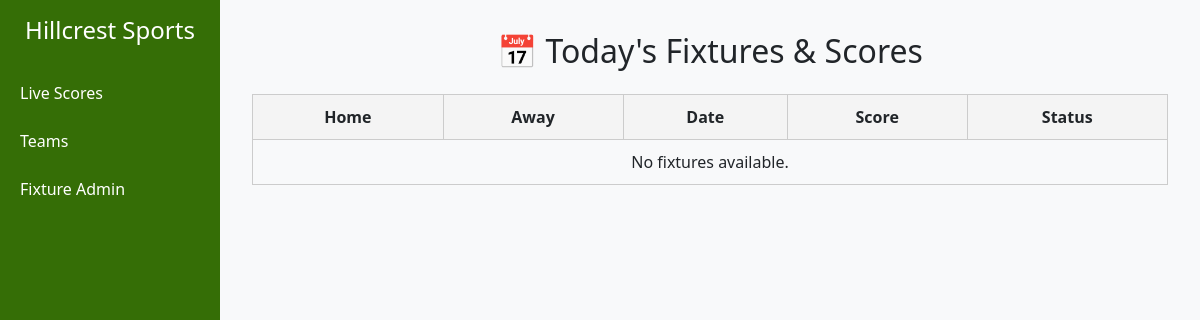
The app's page /, older data.
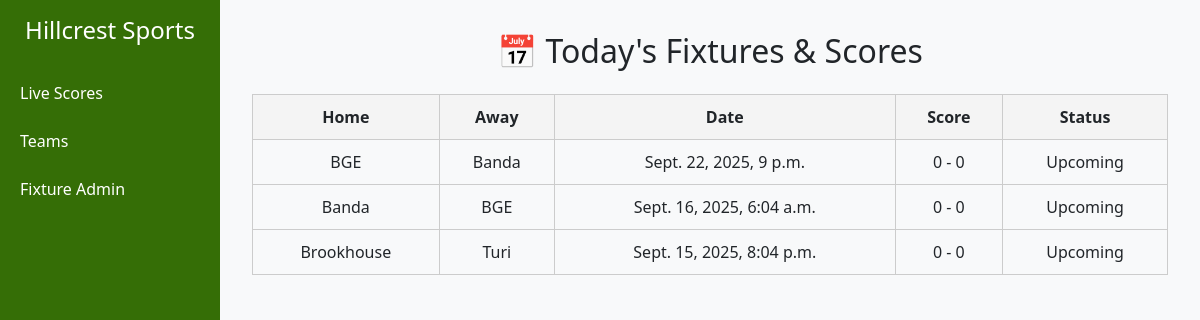
The same page, newer data.
### fixtureadmin/models.py (models this page shows, shortened)
class Fixture(models.Model):
    STATUS_CHOICES = [
        ('upcoming', 'Upcoming'),
        ('live', 'Live'),
        ('finished', 'Finished'),
    ]
    home_team = models.ForeignKey(Teams, on_delete=models.CASCADE, related_name="home_fixtures")
    away_team = models.ForeignKey(Teams, on_delete=models.CASCADE, related_name="away_fixtures")
    match_date = models.DateTimeField()
    home_score = models.IntegerField(default=0)
    away_score = models.IntegerField(default=0)
    status = models.CharField(max_length=10, choices=STATUS_CHOICES, default='upcoming')

### teams/models.py (models this page shows)
class Teams(models.Model):
    team_name = models.CharField(max_length=200, blank=True)
    age_group = models.CharField(max_length=200, blank=True)
    gender = models.CharField(max_length=15, blank=True)
    sport = models.CharField(max_length=15, blank=True)
    coach = models.CharField(max_length=15, blank=True)
    email = models.EmailField(unique=False)
    added_on = models.DateTimeField(auto_now_add=True)
    def __str__(self):
        return self.team_name

### fixtureviewer/views.py (the view)
# urls.py: path('', views.dashboard, name='dashboard'),
def dashboard(request):
    fixtures = Fixture.objects.all().order_by('-match_date')
    return render(request, 'viewer/livescore.html', {'fixtures': fixtures})

### templates/viewer/livescore.html (shortened to what this page needs)
{% extends 'base/main.html' %}
{% block content %}
  <h2 class="mb-4">📅 Today's Fixtures & Scores</h2>
<table border="1" cellpadding="8">
  <tr>
    <th>Home</th>
    <th>Away</th>
    <th>Date</th>
    <th>Score</th>
    <th>Status</th>
  </tr>
  {% for fixture in fixtures %}
  <tr>
    <td>{{ fixture.home_team }}</td>
    <td>{{ fixture.away_team }}</td>
    <td>{{ fixture.match_date }}</td>
    <td>{{ fixture.home_score }} - {{ fixture.away_score }}</td>
    <td>{{ fixture.get_status_display }}</td>
  </tr>
  {% empty %}
  <tr><td colspan="6">No fixtures available.</td></tr>
  {% endfor %}
</table>
{% endblock %}

### templates/base/main.html (shortened to what this page needs)
<!DOCTYPE html>
<html lang="en">
<head>
  <link href="https://cdn.jsdelivr.net/npm/bootstrap@5.3.0/dist/css/bootstrap.min.css" rel="stylesheet">
</head>
<body>
  <div class="sidebar">
    <h4 class="text-white text-center mb-4"> Hillcrest Sports</h4>
    <a href="{% url 'dashboard' %}">Live Scores</a>
    <a href="{% url 'teams' %}">Teams</a>
    <a href="{% url 'admin-login' %}">Fixture Admin</a>
  </div>
  <div class="main-content">
    {% block content %}{% endblock %}
  </div>
</body>
</html>

### templates/base/main.html (style rules this page uses)
body { background-color: #f8f9fa; }
.sidebar { height: 100vh; background-color: #356e06; padding-top: 1rem; position: fixed; width: 220px; }
.sidebar a { color: #ffffff; display: block; padding: 0.75rem 1.25rem; text-decoration: none; }
.main-content { margin-left: 220px; padding: 2rem; }
h2 { text-align: center; }
table { width: 100%; border-collapse: collapse; margin-top: 20px; }
th, td { border: 1px solid #ccc; padding: 10px; text-align: center; }
th { background-color: #f4f4f4; }

Row changes from the older to the newer data that the page shows:
added Fixture: home_team "BGE", away_team "Banda", match_date "Sept. 22, 2025, 9 p.m.", home_score "0", away_score "0", status "Upcoming"
added Fixture: home_team "Banda", away_team "BGE", match_date "Sept. 16, 2025, 6:04 a.m.", home_score "0", away_score "0", status "Upcoming"
added Fixture: home_team "Brookhouse", away_team "Turi", match_date "Sept. 15, 2025, 8:04 p.m.", home_score "0", away_score "0", status "Upcoming"
Text that changed along with them:
text no longer shown: "No fixtures available."
